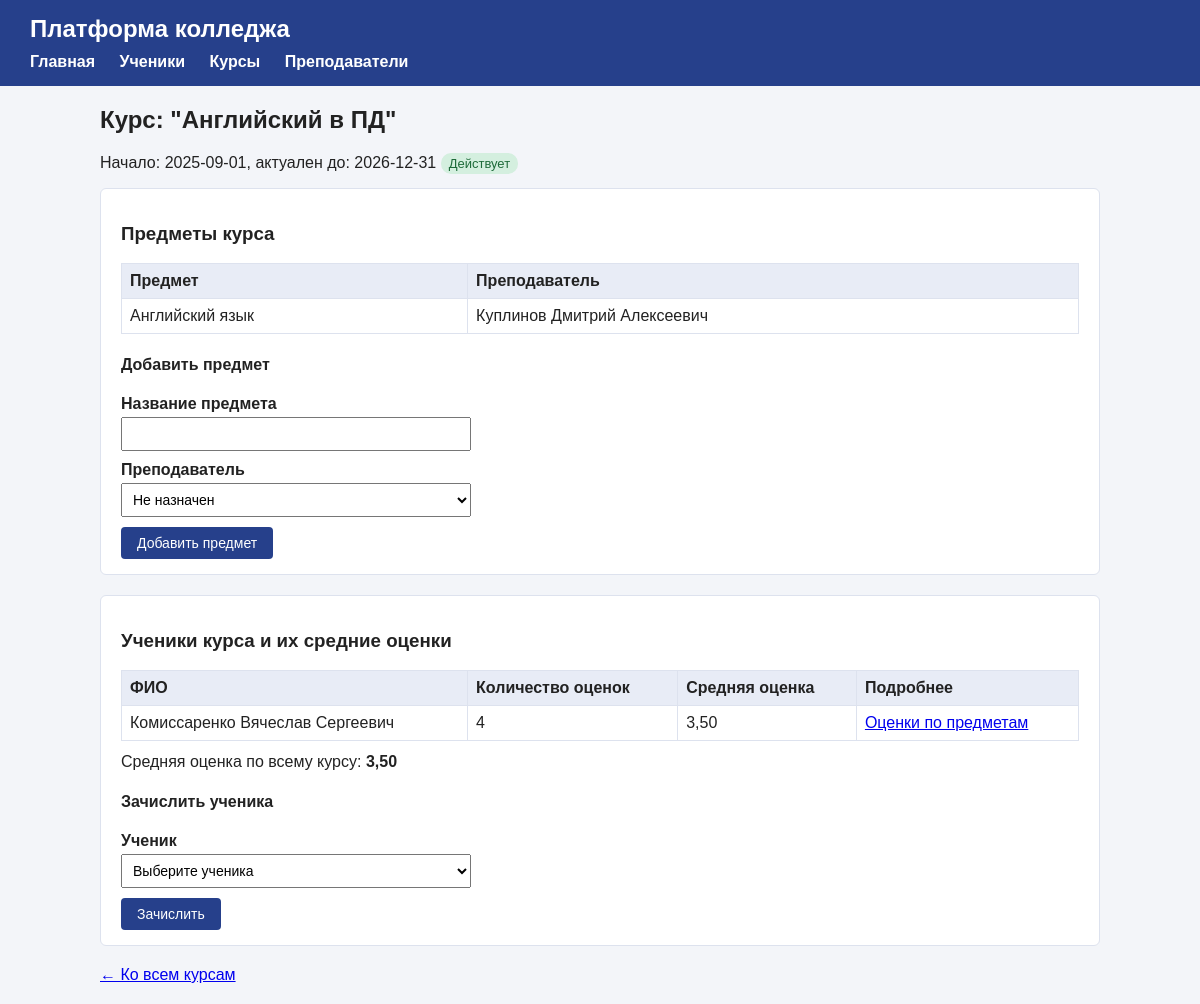
The app's page /course.php?id=1 with its own data.
### tables this page shows
CREATE TABLE courses (
    id INTEGER PRIMARY KEY AUTOINCREMENT,
    name TEXT NOT NULL,
    start_date TEXT NOT NULL,
    actual_date TEXT NOT NULL
);

CREATE TABLE subjects (
    id INTEGER PRIMARY KEY AUTOINCREMENT,
    name TEXT NOT NULL,
    course_id INTEGER NOT NULL REFERENCES courses(id) ON DELETE CASCADE,
    teacher_id INTEGER REFERENCES teachers(id) ON DELETE SET NULL
);

CREATE TABLE teachers (
    id INTEGER PRIMARY KEY AUTOINCREMENT,
    fio TEXT NOT NULL,
    contacts TEXT
);

### db.php (called while the page is built, shortened)
<?php
function h($text)
{
    return htmlspecialchars((string) $text, ENT_QUOTES, 'UTF-8');
}
function course_is_active($course)
{
    $today = date('Y-m-d');
    if ($course['actual_date'] > $today) {
        return true;
    }
    return false;
}
function show_average($value)
{
    return number_format($value, 2, ',', '');
}

### course.php (the view, shortened to what this page needs)
<?php
require 'db.php';
$course_id = $_GET['id'] ?? 0;
$stmt = $db->prepare('SELECT * FROM courses WHERE id = ?');
$stmt->execute([$course_id]);
$course = $stmt->fetch(PDO::FETCH_ASSOC);
$is_active = course_is_active($course);
$stmt = $db->prepare('SELECT subjects.*, teachers.fio AS teacher_name
    FROM subjects
    LEFT JOIN teachers ON teachers.id = subjects.teacher_id
    WHERE subjects.course_id = ?
    ORDER BY subjects.name');
$stmt->execute([$course_id]);
$subjects = $stmt->fetchAll(PDO::FETCH_ASSOC);
$stmt = $db->prepare('SELECT * FROM students WHERE course_id IS NULL OR course_id != ? ORDER BY fio');
$stmt->execute([$course_id]);
$other_students = $stmt->fetchAll(PDO::FETCH_ASSOC);
$stmt = $db->prepare('SELECT students.id, students.fio, AVG(grades.grade) AS average, COUNT(grades.id) AS grades_count
    FROM students
    LEFT JOIN subjects ON subjects.course_id = students.course_id
    LEFT JOIN grades ON grades.subject_id = subjects.id AND grades.student_id = students.id
    WHERE students.course_id = ?
    GROUP BY students.id
    ORDER BY students.fio');
$stmt->execute([$course_id]);
$course_students = $stmt->fetchAll(PDO::FETCH_ASSOC);
$stmt = $db->prepare('SELECT AVG(grades.grade)
    FROM grades
    JOIN subjects ON subjects.id = grades.subject_id
    JOIN students ON students.id = grades.student_id
    WHERE subjects.course_id = ? AND students.course_id = ?');
$stmt->execute([$course_id, $course_id]);
$course_average = $stmt->fetchColumn();
require 'header.php';
?>
<h2>Курс: <?php echo h($course['name']); ?></h2>
<p>
    Начало: <?php echo h($course['start_date']); ?>,
    актуален до: <?php echo h($course['actual_date']); ?>
    <?php if ($is_active) { ?>
        <span class="status active">Действует</span>
    <?php } else { ?>
        <span class="status archive">В архиве</span>
    <?php } ?>
</p>
<section class="box">
    <h3>Предметы курса</h3>
    <?php if (count($subjects) == 0) { ?>
        <p>Предметов пока нет.</p>
    <?php } else { ?>
        <table>
            <tr>
                <th>Предмет</th>
                <th>Преподаватель</th>
            </tr>
            <?php foreach ($subjects as $subject) { ?>
                <tr>
                    <td><?php echo h($subject['name']); ?></td>
                    <td>
                        <?php
                        if ($subject['teacher_name'] == null) {
                            echo 'не назначен';
                        } else {
                            echo h($subject['teacher_name']);
                        }
                        ?>
                    </td>
                </tr>
            <?php } ?>
        </table>
    <?php } ?>
    <?php if ($is_active) { ?>
        <h4>Добавить предмет</h4>
        <form method="post">
            <label>Название предмета
                <input type="text" name="name" required>
            </label>
            <label>Преподаватель
                <select name="teacher_id">
                    <option value="">Не назначен</option>
                </select>
            </label>
            <button type="submit">Добавить предмет</button>
        </form>
    <?php } ?>
</section>
<section class="box">
    <h3>Ученики курса и их средние оценки</h3>
    <?php if (count($course_students) == 0) { ?>
        <p>На курсе пока нет учеников.</p>
    <?php } else { ?>
        <table>
            <tr>
                <th>ФИО</th>
                <th>Количество оценок</th>
                <th>Средняя оценка</th>
                <th>Подробнее</th>
            </tr>
            <?php foreach ($course_students as $student) { ?>
                <tr>
                    <td><?php echo h($student['fio']); ?></td>
                    <td><?php echo $student['grades_count']; ?></td>
                    <td><?php echo show_average($student['average']); ?></td>
                    <td><a href="student.php?id=<?php echo $student['id']; ?>">Оценки по предметам</a></td>
                </tr>
            <?php } ?>
        </table>
        <p class="total">Средняя оценка по всему курсу: <b><?php echo show_average($course_average); ?></b></p>
    <?php } ?>
    <?php if ($is_active) { ?>
        <h4>Зачислить ученика</h4>
        <?php if (count($other_students) == 0) { ?>
            <p>Нет учеников, которых можно зачислить.</p>
        <?php } else { ?>
            <form method="post">
                <label>Ученик
                    <select name="student_id" required>
                        <option value="">Выберите ученика</option>
                    </select>
                </label>
                <button type="submit">Зачислить</button>
            </form>
        <?php } ?>
    <?php } ?>
</section>
<p><a href="courses.php">&larr; Ко всем курсам</a></p>
<?php require 'footer.php'; ?>

### style.css (style rules this page uses)
body { margin: 0; font-family: Arial, sans-serif; background: #f3f5f9; color: #222; }
.box { background: white; padding: 15px 20px; margin-bottom: 20px; border-radius: 6px; border: 1px solid #dde2ee; }
form label { display: block; margin-bottom: 10px; font-weight: bold; }
form input, form select { display: block; width: 100%; max-width: 350px; padding: 7px; margin-top: 4px; font-size: 14px; box-sizing: border-box; }
button { background: #26408b; color: white; border: none; padding: 8px 16px; border-radius: 4px; font-size: 14px; cursor: pointer; }
table { width: 100%; border-collapse: collapse; }
th, td { border: 1px solid #dde2ee; padding: 8px; text-align: left; }
th { background: #e8ecf6; }
.status { padding: 3px 8px; border-radius: 10px; font-size: 13px; }
.status.active { background: #d4efdf; color: #1e6b3a; }
.total { margin-top: 12px; }

### records on screen
courses: name "\"Английский в ПД\"", start_date "2025-09-01", actual_date "2026-12-31"
subjects: name "Английский язык", teacher.fio "Куплинов Дмитрий Алексеевич"

### other values on screen
$student['fio'] "Комиссаренко Вячеслав Сергеевич"
$student['grades_count'] "4"
show_average($student['average']) "3,50"
show_average($course_average) "3,50"
